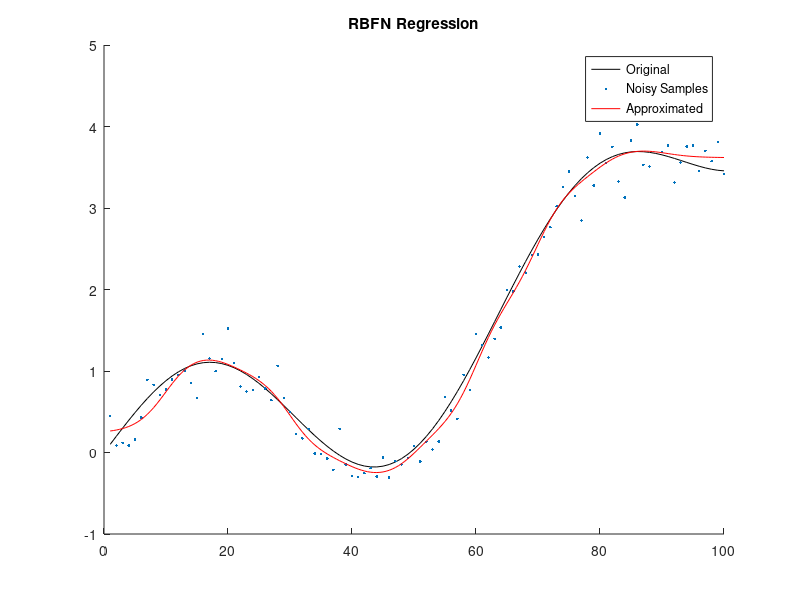

Here is the MATLAB script that generated this plot:
function testRBFFeatures
global RBF S_dim A_dim S_max A_max S_min
X_train = [1:100]';
y_orig = sin(X_train/10) + (X_train/50).^2;
y_train = y_orig + (0.2 * randn(100, 1)); % Add noise

S_dim = 1; S_max = 100;S_min = 1;

% Define RBF
dimensions = [1];
partitions = [10];
initializeRBF(S_dim,dimensions,partitions);

% training
X_activ = zeros(100, RBF.numFeatures);
for i =1:100
    input = X_train(i,:);
    phi = getPhi(input);
    X_activ(i, :) = phi;
end
X_activ = [ones(100, 1), X_activ];
Theta = pinv(X_activ' * X_activ) * X_activ' * y_train;   

xs = [1:0.5:100]';
ys = zeros(size(xs));
for i = 1:length(xs)
	phis = getPhi(xs(i));
    phis = [1, phis];
    ys(i) = phis*Theta;
end

% ==================================
%         Plot Result
% ==================================

figure(1);
hold on; 

% Plot the original function as a black line.
plot(X_train, y_orig, 'k-');

% Plot the noisy data as blue dots.
plot(X_train, y_train, '.');

% Plot the approximated function as a red line.
plot(xs, ys, 'r-');

legend('Original', 'Noisy Samples', 'Approximated');
axis([0 100 -1 5]);
title('RBFN Regression');
end

function normalizeState = getNormalizeState(state)
global S_max S_min
normalizeState = (state-S_min)./(S_max-S_min);
end

function initializeRBF(dimens, dimensions, partitions)
global RBF S_max S_min

RBF.dimens = dimens;
RBF.dimensions = dimensions;
RBF.partitions = partitions;
RBF.numFeatures = prod(RBF.partitions);
RBF.sigmas = (S_max-S_min)./(2*RBF.partitions);
RBF.centers = linspace(RBF.sigmas(1),S_max(1)-RBF.sigmas(1),RBF.partitions(1));
for i=2:RBF.dimens
    temp = linspace(RBF.sigmas(i),S_max(i)-RBF.sigmas(i),RBF.partitions(i));
    RBF.centers = combvec(RBF.centers,temp);
end
end

function phi = getPhi(x)
global RBF
diffs = bsxfun(@minus, RBF.centers, x);
phi = exp(-0.5 * sum(diffs.^2 ./ repmat(RBF.sigmas.^2,1,RBF.numFeatures),1));
phi = phi/sum(phi);
end